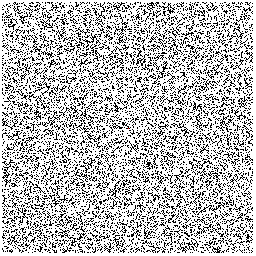
Frame 1 (no input)
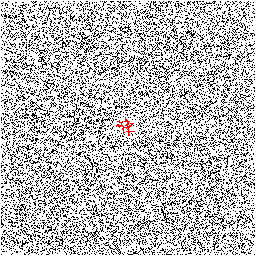
Frame 60 (the mouse pressed at the canvas centre just before this capture)
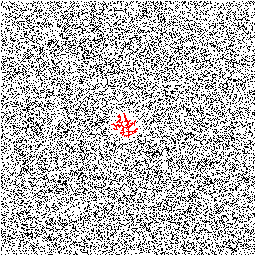
Frame 120 (the mouse held since frame 60 and released just before this capture)

The Processing sketch that drew these frames (run headless with seeded random() and noise(); from frame 60 on, the mouse is pressed at the canvas centre):

// Processing sketch: code16_16
// ── code16_16.pde
ArrayList<PVector> ps = new ArrayList<PVector>();//perticles
ArrayList<PVector> c_ps = new ArrayList<PVector>();//crystalied perticles

final color RED = color(255,0,0);
final color BLACK = color(0);

void setup(){
  size(256,256);
  set(width/2, height/2, color(255,0,0));
  for(int i=0; i<20000; i++){
    ps.add(new PVector((int)random(width -5)+2, 
                       (int)random(height-5)+2));
  }
}

void draw(){
  background(255);
  set(width/2, height/2, RED);
  
  loadPixels();
  for (int i=0; i<ps.size(); i++){
    PVector p = ps.get(i);
    int x = (int)(p.x);
    int y = (int)(p.y);
    pixels[y*width+x] = BLACK;//draw move perticle
  }
  for (int i=0; i<c_ps.size(); i++){
    PVector p = c_ps.get(i);
    int x = (int)(p.x);
    int y = (int)(p.y);
    pixels[y*width+x] = RED;// draw fixed perticle
  }
  updatePixels();
  
  randomMove();// move to around pixels.
  crystalize();  
}

void randomMove(){
  for (int i=0; i<ps.size(); i++){
    // if out of window area, loop up-down and left-right.
    PVector p = ps.get(i);
    p.x += (int)random(3)-1; //add -1 or 0 or 1
    p.y += (int)random(3)-1;
    p.x = (p.x-1+(width -2))%(width -2)+1; //if 0 then 254, and if 255 then 1
    p.y = (p.y-1+(height-2))%(height-2)+1;
  }
}

void crystalize(){
  loadPixels();
  for (int i=ps.size()-1; i>=0; i--){
    PVector p = ps.get(i);
    int x = (int)(p.x);
    int y = (int)(p.y);
    color c0 = pixels[y*width+x-1];
    color c1 = pixels[y*width+x+1];
    color c2 = pixels[y*width+x-height];
    color c3 = pixels[y*width+x+height];
    if(c0 == RED || c1 == RED || c2 == RED || c3 == RED){
      c_ps.add(new PVector(x, y));
      ps.remove(i);
    }
  }
  updatePixels();
}
